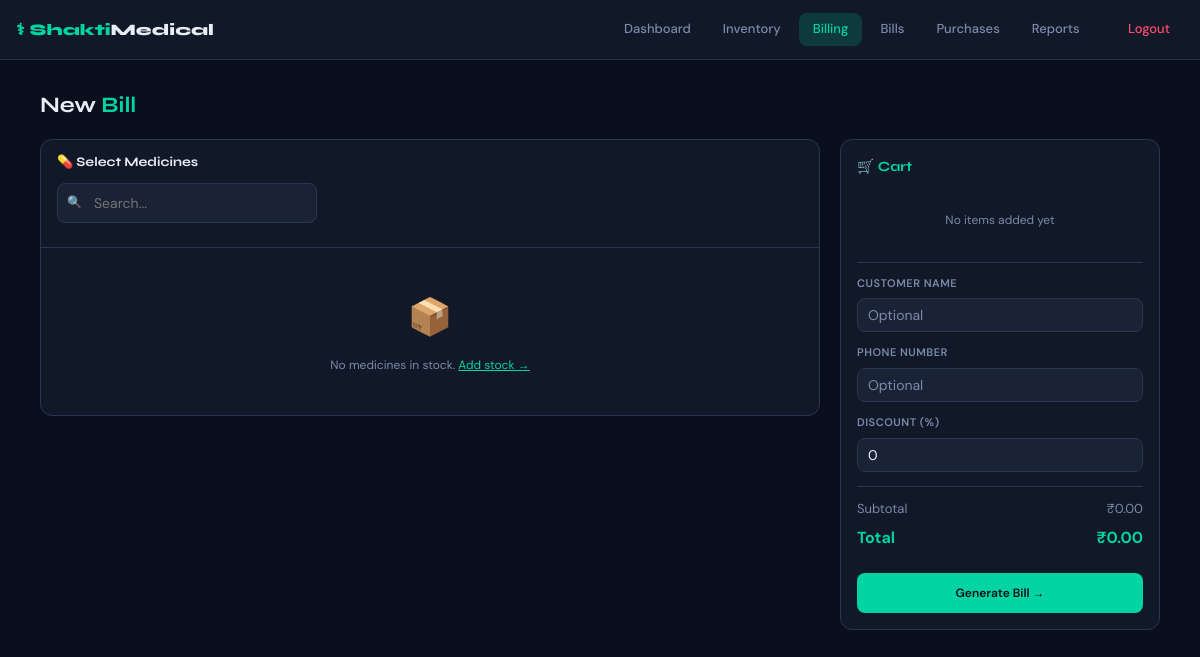
Page /billing (signed in) on the earlier database version.
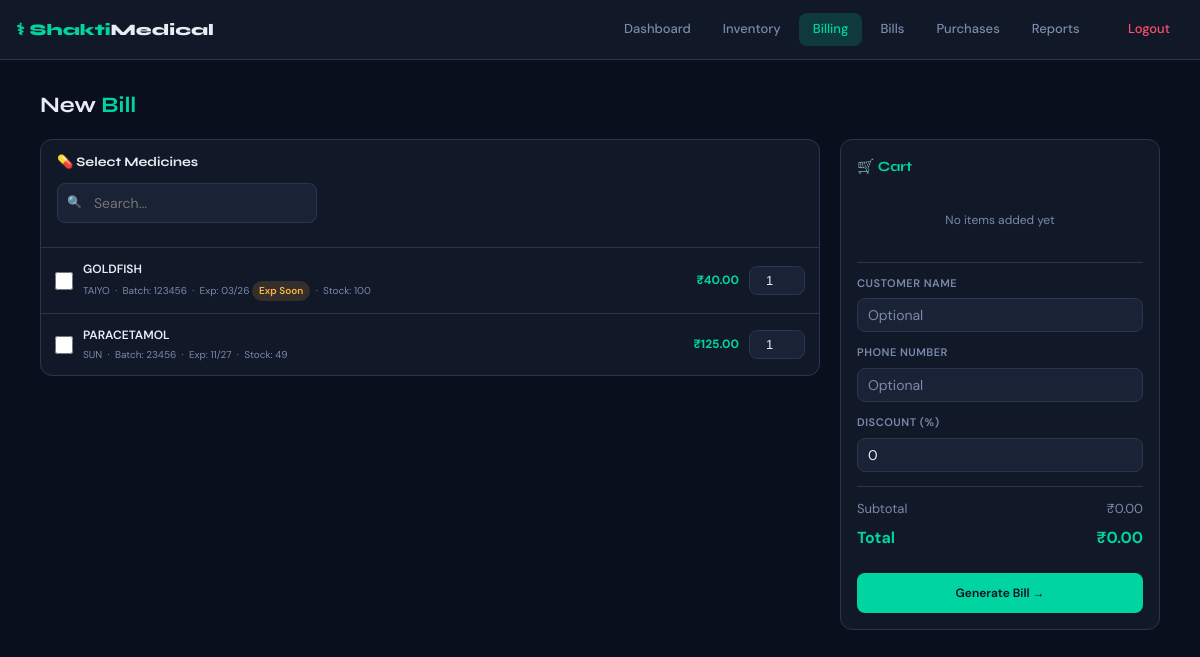
Same page on the later database version.
### app/models.py (models this page shows, shortened)
class Medicine(db.Model):
    id = db.Column(db.Integer, primary_key=True)
    name = db.Column(db.String(200), nullable=False, unique=True)
    company = db.Column(db.String(200))
    price = db.Column(db.Float, nullable=False)           # default selling price
    total_quantity = db.Column(db.Integer, default=0)     # sum of all batch quantities
    batches = db.relationship("MedicineBatch", backref="medicine", lazy=True,
                              cascade="all, delete-orphan")

class MedicineBatch(db.Model):
    id = db.Column(db.Integer, primary_key=True)
    medicine_id = db.Column(db.Integer, db.ForeignKey('medicine.id'), nullable=False)
    batch_number = db.Column(db.String(100), nullable=False)
    expiry_date = db.Column(db.Date, nullable=False)
    quantity = db.Column(db.Integer, default=0)
    purchase_price = db.Column(db.Float, default=0)       # cost price of this batch
    supplier = db.Column(db.String(200))
    created_at = db.Column(db.DateTime, default=datetime.utcnow)

### app/routes.py (the view, shortened to what this page needs)
@main.route("/billing", methods=["GET", "POST"])
@login_required
def billing():
    today = date.today()
    medicines = (Medicine.query
                 .filter(Medicine.total_quantity > 0)
                 .order_by(Medicine.name)
                 .all())
    return render_template("billing.html", medicines=medicines, today=today)

### app/__init__.py (called while the page is built)
def create_app():
    app = Flask(__name__)
    app.config.from_object(Config)
    db.init_app(app)
    login_manager.init_app(app)
    login_manager.login_view = "main.login"
    from app.models import User
    @login_manager.user_loader
    def load_user(user_id):
        return User.query.get(int(user_id))
    from app.routes import main
    app.register_blueprint(main)
    with app.app_context():
        db.create_all()
    return app

### app/templates/billing.html (shortened to what this page needs)
{% extends "layout.html" %}
{% block content %}
<div class="page-header">
  <h1 class="page-title">New <span>Bill</span></h1>
</div>
<form method="POST" id="billingForm">
<div class="billing-layout">
  <div class="cart-panel" style="order:2;">
    <h3>🛒 Cart</h3>
    <div id="cartItems">
      <div class="cart-empty" id="cartEmpty">No items added yet</div>
    </div>
    <hr class="cart-divider">
    <div class="form-group" style="margin-bottom:12px;">
      <label style="font-size:11px;">Customer Name</label>
      <input class="form-control" type="text" name="customer_name" placeholder="Optional" style="padding:7px 10px;">
    </div>
    <div class="form-group" style="margin-bottom:12px;">
      <label style="font-size:11px;">Phone Number</label>
      <input class="form-control" type="text" name="customer_phone" placeholder="Optional" style="padding:7px 10px;">
    </div>
    <div class="form-group" style="margin-bottom:14px;">
      <label style="font-size:11px;">Discount (%)</label>
      <input class="form-control" type="number" name="discount" id="discountInput" min="0" max="100" value="0"
             onchange="updateTotals()" style="padding:7px 10px;">
    </div>
    <hr class="cart-divider">
    <div class="cart-total-row">
      <span>Subtotal</span>
      <span id="subtotalDisplay">₹0.00</span>
    </div>
    <div class="cart-total-row grand">
      <span>Total</span>
      <span id="totalDisplay">₹0.00</span>
    </div>
    <button type="submit" class="btn btn-primary btn-full" style="margin-top:16px;" id="generateBtn" disabled>
      Generate Bill →
    </button>
  </div>
  <div style="order:1;">
    <div class="medicine-list-panel">
      <div class="panel-header">
        <h3>💊 Select Medicines</h3>
        <div class="search-bar" style="max-width:260px;">
          <input type="text" id="searchInput" placeholder="Search..." onkeyup="filterMedicines()">
        </div>
      </div>
      <div id="medicineRows">
        {% for med in medicines %}
        <div class="med-row"
             data-name="{{ med.name|lower }}"
             data-id="{{ med.id }}"
             data-price="{{ med.price }}"
             data-max="{{ med.total_quantity }}">
          <input type="checkbox"
                 class="med-check"
                 name="med_ids"
                 value="{{ med.id }}"
                 id="check_{{ med.id }}"
                 onchange="toggleCart(this, {{ med.id }}, '{{ med.name }}', {{ med.price }}, {{ med.total_quantity }})">
          <div class="med-info">
            <div class="med-name">{{ med.name }}</div>
            <div class="med-sub">
              {{ med.company or '' }}
              {% set nb = med.batches|selectattr('quantity','gt',0)|list %}
              {% if nb %}
                &nbsp;·&nbsp; Batch: {{ nb[0].batch_number }}
                &nbsp;·&nbsp; Exp: {{ nb[0].expiry_date.strftime('%m/%y') }}
                {% set days = (nb[0].expiry_date - today).days %}
                {% if days < 0 %}
                  <span class="badge red" style="font-size:10px;">Expired</span>
                {% elif days <= 30 %}
                  <span class="badge yellow" style="font-size:10px;">Exp Soon</span>
                {% endif %}
              {% endif %}
              &nbsp;·&nbsp; Stock: {{ med.total_quantity }}
            </div>
          </div>
          <div class="med-price">₹{{ "%.2f"|format(med.price) }}</div>
          <input type="number"
                 class="qty-input"
                 id="qty_{{ med.id }}"
                 name="qty_{{ med.id }}"
                 min="1"
                 max="{{ med.total_quantity }}"
                 value="1"
                 onchange="updateCartItem({{ med.id }}, '{{ med.name }}', {{ med.price }})">
        </div>
        {% else %}
        <div class="empty-state">
          <div class="icon">📦</div>
          <p>No medicines in stock. <a href="{{ url_for('main.add_medicine') }}" class="text-accent">Add stock →</a></p>
        </div>
        {% endfor %}
      </div>
    </div>
  </div>
</div>
</form>
{% endblock %}

Differences in the rows shown:
added Medicine: name "GOLDFISH", company "TAIYO", shows "Exp Soon", total_quantity "100", price "40.00"
added MedicineBatch: batch_number "123456", expiry_date "03/26"
added Medicine: name "PARACETAMOL", company "SUN", total_quantity "49", price "125.00", id "1"
added MedicineBatch: batch_number "23456", expiry_date "11/27"
Other differences:
text no longer shown: "📦 No medicines in stock. Add stock →"
